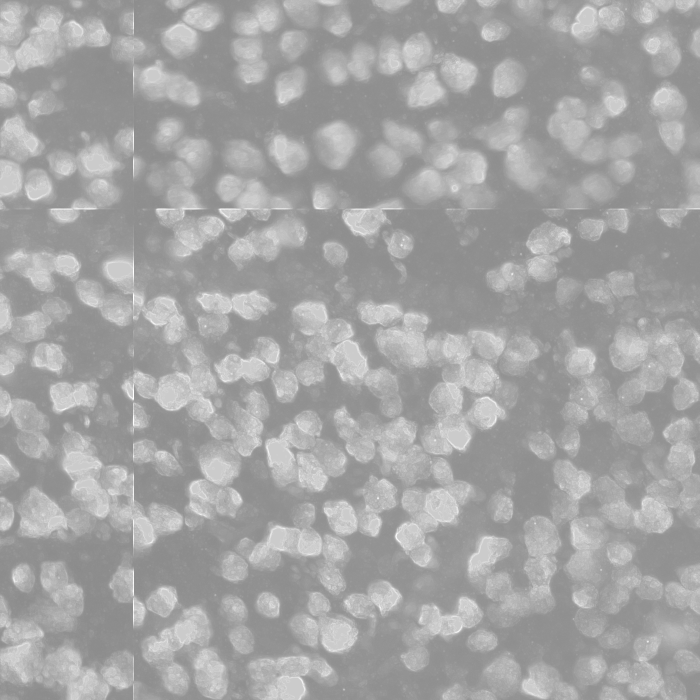
#> input picture Dataset/test/dic/10ll2.png, 1400 x 1400 px, found by its file name (shown at 1/2 size); its folder holds only this picture in this run
$ jupyter execute --allow-errors reconstruct_best.ipynb   (shell and % lines are left out)   (older library calls are emulated)
#> lines starting #> are read from the running program, lines starting #| are printed output that depends on the picture; after the words box and inside, x2 and y2 are one past the last pixel; in counts of white or black regions, pixels touching at a corner belong together; long printed decimals are rounded
# imports

[cell 1]
import pandas as pd
import os
import csv
import re
from scipy.ndimage import gaussian_filter
from skimage.feature import peak_local_max
import numpy as np
import cv2
import math
# [5 lines of commented-out code are left out]

# Definitions

[cell 2]
# [99 lines left out: functions draw_cell_detections, draw_cell_detections_filterd, draw_grids, search_in_csv, save_results_csv, extract_main_name, not called in this run]

def main_name_ends_with_1(  filename):
    main_name = extract_main_name(filename)
    return main_name is not None and main_name.endswith('1')

[cell 3]
def reconstruct(tile_folder ,  file_names_saved , animal_name ,  final_size  , tile_size ):
    X=[]
    Y=[]
    reconstructed = np.zeros((final_size, final_size, 3), dtype=np.uint8)

    # Regex to extract x, y from filenames
    pattern = re.compile(f"{animal_name}_\d+_x(\d+)_y(\d+)\.png")

    # First pass: Load all tiles and their positions
    tiles = []
    for filename in os.listdir(tile_folder):
        match = pattern.match(filename)
        if match:
            x = int(match.group(1))
            y = int(match.group(2))
            tile_path = os.path.join(tile_folder, filename, file_names_saved)
            # print('tile path is',tile_path)
            tile_img = cv2.imread(tile_path)
            # if tile_img is not None and tile_img.std()< 10:
            #     # tile_img  = np.zeros(tile_img.shape, dtype=np.uint8)
            #     tile_img = np.ones(tile_img.shape, dtype=np.uint8) * 255  # all pixels = 255 (white)

            # Copy image (preserves metadata)
            # shutil.copy(tile_path, os.path.join(save_folder, str(filename)))
            if tile_img is not None:
                tiles.append((x, y, tile_img))
            else:
                print(f"Warning: Couldn't load {tile_path}, skipping.")

    # 1.reconstruct images:
    # 2.merge overlaps
    # 3.save the location of cells of each tile after merging
    for x, y, tile_pred in sorted(tiles, key=lambda item: (-item[0], -item[1])):

        current_region = reconstructed[y:y+tile_size, x:x+tile_size]

        tile_gray = cv2.cvtColor(tile_pred, cv2.COLOR_BGR2GRAY)
        current_gray = cv2.cvtColor(current_region, cv2.COLOR_BGR2GRAY)

        mask = tile_gray > current_gray
        for c in range(3):
            reconstructed[y:y+tile_size, x:x+tile_size, c] = np.where(
                mask,
                tile_pred[:, :, c],
                current_region[:, :, c]
            )
        X.append(x)
        Y.append(y)
    return X,Y ,reconstructed

[cell 4]
# [16 lines left out: function local_blur_map, not called in this run]

[cell 5]
# [26 lines left out: function save_overlayed_heatmap, not called in this run]

# check the bluriness

[cell 6]
def detect_blur(image):
    gray = cv2.cvtColor(image, cv2.COLOR_BGR2GRAY)
    variance = cv2.Laplacian(gray, cv2.CV_64F).var()
    return variance

def detect_brightness_issues(image):
    gray = cv2.cvtColor(image, cv2.COLOR_BGR2GRAY)
    mean_intensity = np.mean(gray)
    return mean_intensity

def estimate_cell_density(image):
    gray = cv2.cvtColor(image, cv2.COLOR_BGR2GRAY)
    _, thresh = cv2.threshold(gray, 0, 255, cv2.THRESH_BINARY + cv2.THRESH_OTSU)
    contours, _ = cv2.findContours(thresh, cv2.RETR_EXTERNAL, cv2.CHAIN_APPROX_SIMPLE)
    return len(contours)

def analyze_image_quality(image_path):
    image = cv2.imread(image_path)
#> image is the input picture: shape (1400, 1400, 3); min 138, max 255, mean 164.3

    blur_score = detect_blur(image)
#> in detect_blur, `variance = cv2.Laplacian(gray, cv2.CV_64F).var()`: variance = 58.74
#> blur_score = 58.74
    brightness_score = detect_brightness_issues(image)
#> in detect_brightness_issues, `mean_intensity = np.mean(gray)`: mean_intensity = 164.3
#> brightness_score = 164.3
    density_score = estimate_cell_density(image)
#> in estimate_cell_density, `_, thresh = cv2.threshold(gray, 0, 255, cv2.THRESH_BINARY + cv2.THRESH..`:
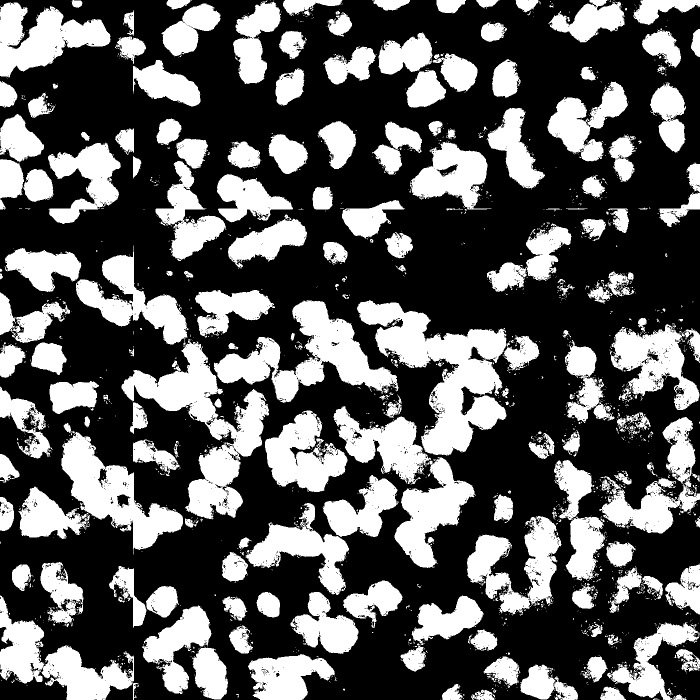
#> thresh: shape (1400, 1400) (shown at 1/2 size); 35.8% white; 1850 white regions (1598 under 20 px)
#> in estimate_cell_density, `contours, _ = cv2.findContours(thresh, cv2.RETR_EXTERNAL, cv2.CHAIN_AP..`: contours = 1831 contours, 1623 with area under 20; largest, box (x1, y1, x2, y2) and area: (714, 600, 1013, 912) 37592, (243, 678, 538, 1039) 32454, (428, 600, 797, 806) 26765, (122, 864, 366, 1109) 21972, (0, 1191, 268, 1400) 19756
#> density_score = 1831

    quality_report = {
        "blur_score": blur_score,
        "brightness_score": brightness_score,
        "density_estimate": density_score,
        "blurred": blur_score < 80,
        "too_dark": brightness_score < 50,
        "too_bright": brightness_score > 200
    }
#> quality_report = {'blur_score': 58.74, 'brightness_score': 164.3, 'density_estimate': 1831, 'blurred': True, 'too_dark': False, 'too_bright': False}
#> `quality_metrics , is_blur = analyze_image_quality(original_image_add)`: quality_metrics has the same summary as quality_report in analyze_image_quality; is_blur = True
#| {'blur_score': 58.739, 'brightness_score': 164.323, 'density_estimate': 1831, 'blurred': True, 'too_dark': False, 'too_bright': False}

    return quality_report , blur_score < 80

[cell 7]
# [31 lines left out: function merge_overlapping_cells_keep_others, not called in this run]

[cell 8]
# [28 lines left out: function merge_overlapping_cells, not called in this run]

# Counting approaches

[cell 9]
# [30 lines left out: function filter_centroids_red_and_blur, not called in this run]

[cell 10]
# [16 lines left out: function detect_cells_a1, not called in this run]

[cell 11]
# [34 lines left out: function detect_cells_a2_1, not called in this run]

[cell 12]
# [42 lines left out: function print_color_info_at_centroids, not called in this run]

# Combine the codes part1

[cell 13]
def reconstruct_image_from_tiles(is_blur, manual_count_file , tile_folder  , enhanced_tiles_predicted, save_folder, animal_name, label_image_add,file_names_saved, output_path=None, draw_grid=True , enhanced= False ):
    final_size = 1406
    tile_size = 256
    label_image = cv2.imread(label_image_add)
    label_image = cv2.cvtColor(label_image, cv2.COLOR_BGR2GRAY)
    X,Y, reconstructed = reconstruct(tile_folder ,  file_names_saved , animal_name ,  final_size  , tile_size )
    heatmap = local_blur_map(reconstructed)
    # Convert heatmap to 8-bit and apply a color map for visualization
    heatmap_uint8 = (heatmap * 255).astype('uint8')
    heatmap_color = cv2.applyColorMap(heatmap_uint8, cv2.COLORMAP_JET)

    # Save heatmap image
    # cv2.imwrite(save_folder+ animal_name+ '_4_blur_heatmap.jpg', heatmap_color)

    # print(len(X) , len(Y) , X , Y )
    rec_cell_centroids=  detect_cells_a2_1(reconstructed , sigma=2.5, threshold_factor=2)
    gt_cell_centroids = detect_cells_a1(label_image , sigma=2.5, threshold_factor=1.5)
    gt_visualization = draw_cell_detections(label_image, gt_cell_centroids)
    rec_cell_centroids = merge_overlapping_cells_keep_others(rec_cell_centroids)
    print('before changing the threshold factor' , len(rec_cell_centroids))
    # Create visualizations with detected cells
    if is_blur:
        rec_cell_centroids=  detect_cells_a2_1(reconstructed , sigma=2.5, threshold_factor=2)
        print('-------------This image is blurred-----------------')
        filtered_centroids, non_filtered_centroids = print_color_info_at_centroids(heatmap_color, rec_cell_centroids)
        print("Predicted cell counts:  "  , len(rec_cell_centroids))
        print("FILTRED OR NON FILTERD\n",len(filtered_centroids) , len(non_filtered_centroids) )
        # rec_cell_centroids=non_filtered_centroids
        rec_cell_centroids = merge_overlapping_cells_keep_others(rec_cell_centroids)

        rec_visualization = draw_cell_detections_filterd(reconstructed,  filtered_centroids, non_filtered_centroids)
        save_overlayed_heatmap(rec_visualization, heatmap_color, alpha=0.5, save_path=save_folder+ animal_name+ '_5_blur_heatmap.jpg')

    rec_visualization = draw_cell_detections(reconstructed, rec_cell_centroids)

    print("-----------------------final cell counts------------------------")
    print("Gt cell counts: ",len(gt_cell_centroids))
    print("Predicted cell counts:  "  , len(rec_cell_centroids) )


    # Draw grid if needed

    draw_grids(draw_grid ,X,Y ,tile_size  , save_folder , gt_visualization , rec_visualization , animal_name , enhanced )
    # Save cell counts to CSV
    draw_grids(draw_grid ,X,Y ,tile_size  , save_folder , gt_visualization , rec_visualization , animal_name , enhanced=False )

    # [27 lines of commented-out code are left out]

    save_results_csv(save_folder , manual_count_file ,   animal_name , gt_cell_centroids ,  rec_cell_centroids , [] , is_blur )
    return reconstructed

[cell 14]
saved_add = 'C:/Users/narges/PycharmProjects3/pythonProject3/Compelet_dataset_preprocessing/datasets/'
manual_count_file= 'C:/Users/narges/PycharmProjects3/full_size_data_training/results/match_auto_and_manaull_counts_corrected_high_discrepancy.csv'


# for both train and test
address = ['test']
#> (the rest of this cell did not finish here and is left out)

# combine codes part2

[cell 15]
def reconstruct_image_from_tiles(manual_count_file , tile_folder , save_folder, animal_name, label_image_add,file_names_saved,  draw_grid=True ):
    final_size = 1406
    tile_size = 256
    label_image = cv2.imread(label_image_add)
    label_image = cv2.cvtColor(label_image, cv2.COLOR_BGR2GRAY)
    X,Y, reconstructed = reconstruct(tile_folder ,  file_names_saved , animal_name ,  final_size  , tile_size )
    # # print(len(X) , len(Y) , X , Y )
    rec_cell_centroids=  detect_cells_a2_1(reconstructed , sigma=5.5, threshold_factor=2)
    gt_cell_centroids = detect_cells_a1(label_image , sigma=2.5, threshold_factor=1.5)

    gt_visualization = draw_cell_detections(label_image, gt_cell_centroids)
    rec_cell_centroids_aftre_removing_overlaps = merge_overlapping_cells_keep_others(rec_cell_centroids , radius=15)
    rec_visualization = draw_cell_detections(reconstructed, rec_cell_centroids_aftre_removing_overlaps)

    print("Gt cell counts: ",len(gt_cell_centroids))
    print("Predicted cell counts:  "  , len(rec_cell_centroids) )
    print("Predicted cell counts after removing overlaps:  "  , len(rec_cell_centroids_aftre_removing_overlaps) )


    # Draw grid if needed

    # Save cell counts to CSV
    draw_grids(draw_grid ,X,Y ,tile_size  , save_folder , gt_visualization , rec_visualization , animal_name , enhanced=False )
    save_results_csv(save_folder , manual_count_file ,   animal_name , gt_cell_centroids ,  rec_cell_centroids , rec_cell_centroids_aftre_removing_overlaps , '_' )
    return reconstructed

[cell 16]
saved_add = 'C:/Users/narges/PycharmProjects3/pythonProject3/Compelet_dataset_preprocessing/datasets/'
manual_count_file= 'C:/Users/narges/PycharmProjects3/full_size_data_training/results/match_auto_and_manaull_counts_corrected_high_discrepancy.csv'


# for both train and test
address = ['train'  , 'test']
#> (the rest of this cell did not finish here and is left out)

# watershed algorithms

[cell 17]
import numpy as np
import matplotlib.pyplot as plt
from skimage import io, filters, morphology, measure, feature, color
from skimage.segmentation import watershed
from scipy import ndimage as ndi
import pandas as pd
import os
from skimage.restoration import denoise_bilateral, denoise_tv_chambolle
from skimage.measure import regionprops
from skimage import img_as_ubyte, color
import cv2

[cell 18]
# [8 lines left out: function make_centroid_img, not called in this run]

[cell 19]
# [38 lines left out: function save_results_csv_all, not called in this run]

[cell 20]
def reconstruct_image_from_tiles_return_cell_locations(manual_count_file , tile_folder , save_folder, animal_name, label_image_add,file_names_saved,  draw_grid=True ):
    final_size = 1406
    tile_size = 256
    label_image = cv2.imread(label_image_add)
    label_image = cv2.cvtColor(label_image, cv2.COLOR_BGR2GRAY)
    X,Y, reconstructed = reconstruct(tile_folder ,  file_names_saved , animal_name ,  final_size  , tile_size )

$ run again, on Dataset/test/dic/11lr1.png
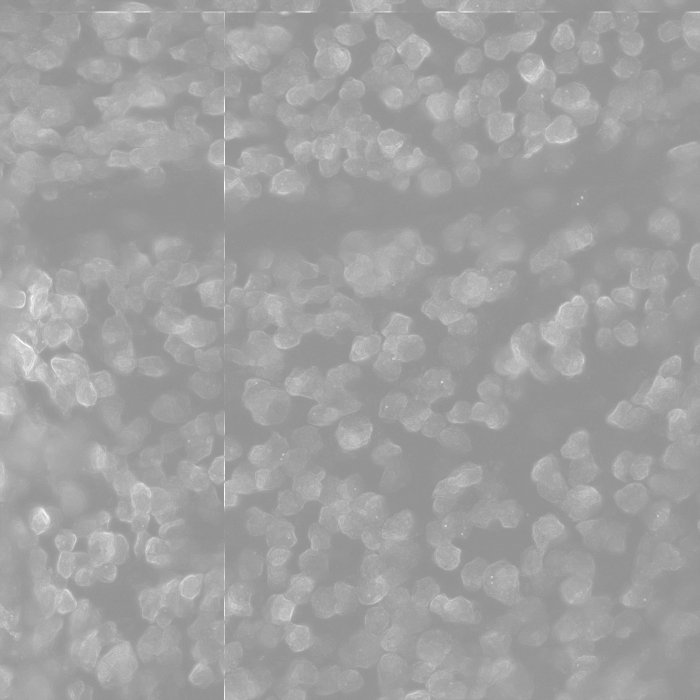
#> input picture Dataset/test/dic/11lr1.png, 1400 x 1400 px, found by its file name (shown at 1/2 size)
#> in analyze_image_quality, image is the input picture: shape (1400, 1400, 3); min 144, max 255, mean 160.1
#> variance = 61.74
#> mean_intensity = 160.1
#> in estimate_cell_density, `_, thresh = cv2.threshold(gray, 0, 255, cv2.THRESH_BINARY + cv2.THRESH..`:
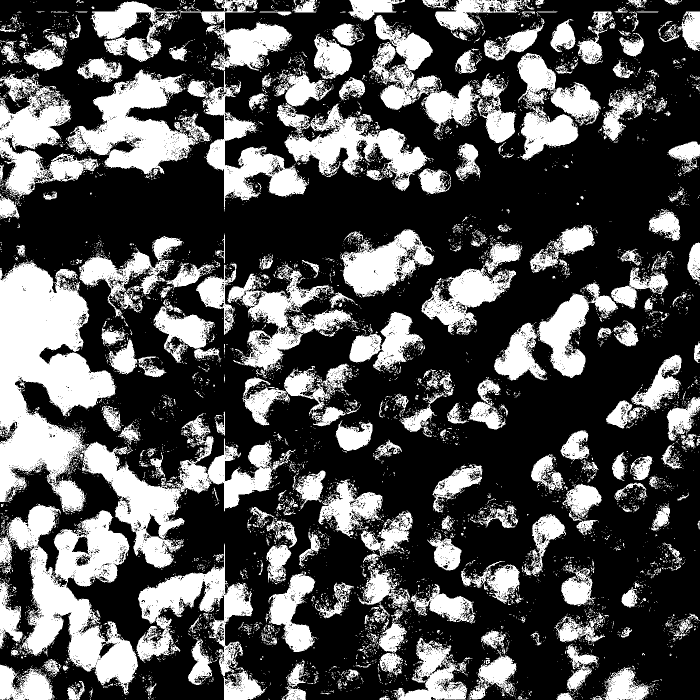
#> thresh: shape (1400, 1400) (shown at 1/2 size); 32.5% white; 7417 white regions (6938 under 20 px)
#> contours = 7258 contours, 6952 with area under 20; largest, box (x1, y1, x2, y2) and area: (0, 520, 544, 1137) 96594, (11, 1008, 276, 1390) 44569, (132, 139, 421, 350) 27708, (359, 0, 618, 423) 27132, (738, 30, 1033, 286) 22317
#> density_score = 7258
#> quality_report = {'blur_score': 61.74, 'brightness_score': 160.1, 'density_estimate': 7258, 'blurred': True, 'too_dark': False, 'too_bright': False}
#> quality_metrics has the same summary as quality_report in analyze_image_quality; is_blur = True
#| {'blur_score': 61.736, 'brightness_score': 160.117, 'density_estimate': 7258, 'blurred': True, 'too_dark': False, 'too_bright': False}
